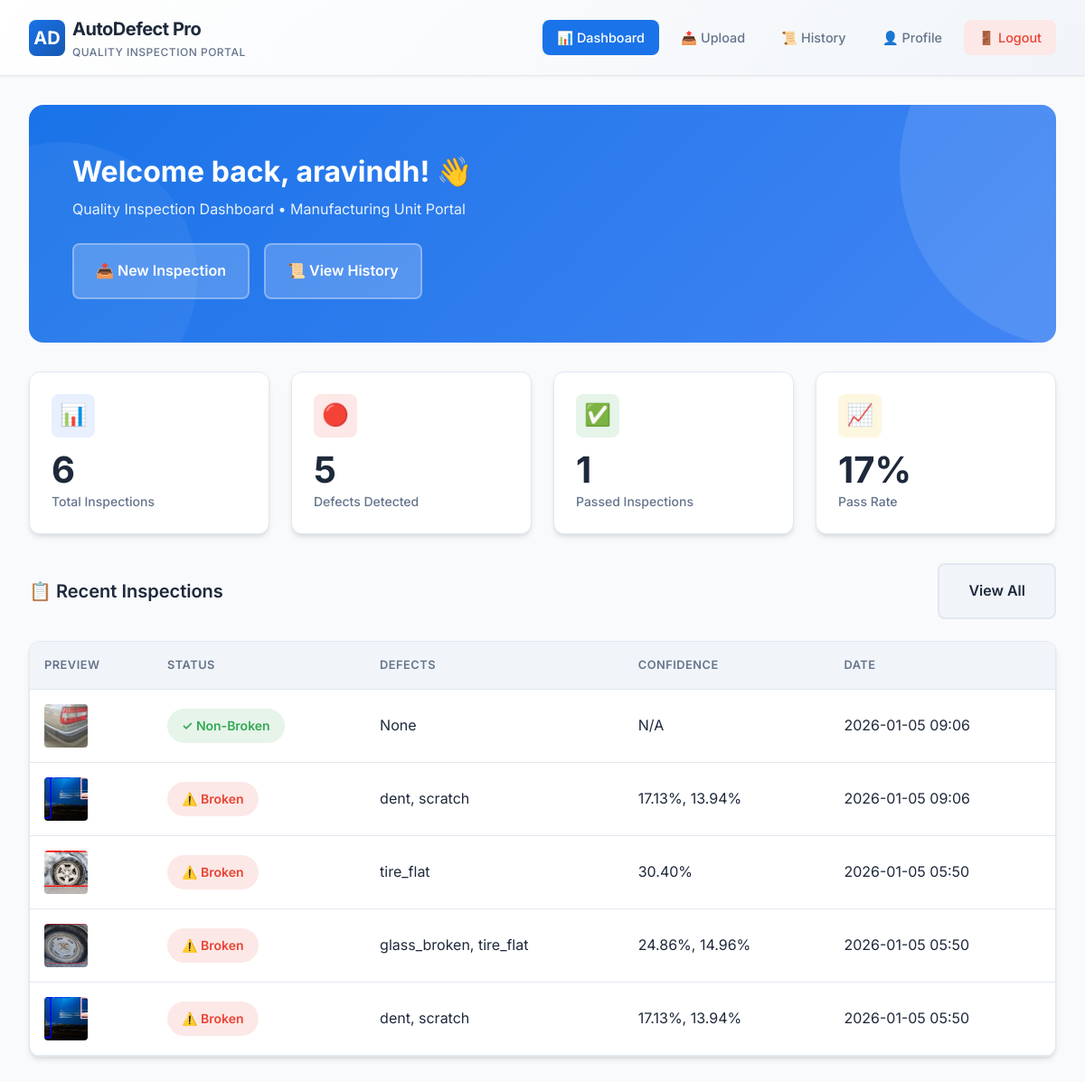
The app's page /dashboard (signed in) with its own data.
### tables this page shows
CREATE TABLE detection_history (
            id INTEGER PRIMARY KEY AUTOINCREMENT,
            user_id INTEGER NOT NULL,
            original_image TEXT NOT NULL,
            result_image TEXT NOT NULL,
            vehicle_status TEXT NOT NULL,
            defect_classes TEXT,
            confidence_scores TEXT,
            detection_count INTEGER DEFAULT 0,
            timestamp TIMESTAMP DEFAULT CURRENT_TIMESTAMP,
            FOREIGN KEY (user_id) REFERENCES users (id)
        );

### app.py (the view)
@app.route("/dashboard")
def dashboard():
    if "user_id" not in session:
        return redirect(url_for("login"))
    conn = get_db_connection()
    total_inspections = conn.execute(
        "SELECT COUNT(*) as count FROM detection_history WHERE user_id = ?",
        (session["user_id"],)
    ).fetchone()["count"]
    broken_count = conn.execute(
        "SELECT COUNT(*) as count FROM detection_history WHERE user_id = ? AND vehicle_status = 'Broken'",
        (session["user_id"],)
    ).fetchone()["count"]
    non_broken_count = conn.execute(
        "SELECT COUNT(*) as count FROM detection_history WHERE user_id = ? AND vehicle_status = 'Non-Broken'",
        (session["user_id"],)
    ).fetchone()["count"]
    recent_inspections = conn.execute(
        """SELECT * FROM detection_history
           WHERE user_id = ?
           ORDER BY timestamp DESC
           LIMIT 5""",
        (session["user_id"],)
    ).fetchall()
    conn.close()
    return render_template(
        "dashboard.html",
        username=session["username"],
        total_inspections=total_inspections,
        broken_count=broken_count,
        non_broken_count=non_broken_count,
        recent_inspections=recent_inspections
    )

### app.py (called while the page is built)
def get_db_connection():
    conn = sqlite3.connect(DATABASE_PATH)
    conn.row_factory = sqlite3.Row
    return conn

### templates/dashboard.html (shortened to what this page needs)
{% extends "base.html" %}
{% block content %}
<div class="main-container">
    <div class="welcome-banner animate-fade-in">
        <div class="welcome-content">
            <h1 class="welcome-title">Welcome back, {{ username }}! 👋</h1>
            <p class="welcome-subtitle">
                Quality Inspection Dashboard • Manufacturing Unit Portal
            </p>
            <div class="welcome-actions">
                <a href="{{ url_for('upload') }}" class="welcome-btn">📤 New Inspection</a>
                <a href="{{ url_for('history') }}" class="welcome-btn">📜 View History</a>
            </div>
        </div>
    </div>
    <div class="stats-grid">
        <div class="stat-card animate-slide-up">
            <div class="stat-card-icon primary">📊</div>
            <div class="stat-card-value">{{ total_inspections }}</div>
            <div class="stat-card-label">Total Inspections</div>
        </div>
        <div class="stat-card animate-slide-up">
            <div class="stat-card-icon danger">🔴</div>
            <div class="stat-card-value">{{ broken_count }}</div>
            <div class="stat-card-label">Defects Detected</div>
        </div>
        <div class="stat-card animate-slide-up">
            <div class="stat-card-icon success">✅</div>
            <div class="stat-card-value">{{ non_broken_count }}</div>
            <div class="stat-card-label">Passed Inspections</div>
        </div>
        <div class="stat-card animate-slide-up">
            <div class="stat-card-icon warning">📈</div>
            <div class="stat-card-value">
                {% if total_inspections > 0 %}
                {{ ((non_broken_count / total_inspections) * 100)|round|int }}%
                {% else %}
                0%
                {% endif %}
            </div>
            <div class="stat-card-label">Pass Rate</div>
        </div>
    </div>
    <div class="section-header">
        <h2 class="section-title">📋 Recent Inspections</h2>
        <a href="{{ url_for('history') }}" class="btn btn-secondary">View All</a>
    </div>
    <div class="card">
        {% if recent_inspections %}
        <table class="activity-table">
            <thead>
                <tr>
                    <th>Preview</th>
                    <th>Status</th>
                    <th>Defects</th>
                    <th>Confidence</th>
                    <th>Date</th>
                </tr>
            </thead>
            <tbody>
                {% for record in recent_inspections %}
                <tr>
                    <td>
                        <img src="{{ url_for('static', filename='results/' + record['result_image']) }}"
                            class="activity-thumbnail" alt="Inspection">
                    </td>
                    <td>
                        <span
                            class="status-badge {% if record['vehicle_status'] == 'Broken' %}broken{% else %}non-broken{% endif %}">
                            {% if record['vehicle_status'] == 'Broken' %}⚠️{% else %}✓{% endif %}
                            {{ record['vehicle_status'] }}
                        </span>
                    </td>
                    <td>{{ record['defect_classes'] or 'None' }}</td>
                    <td>{{ record['confidence_scores'] or 'N/A' }}</td>
                    <td class="text-muted">{{ record['timestamp'][:16] }}</td>
                </tr>
                {% endfor %}
            </tbody>
        </table>
        {% endif %}
    </div>
</div>
{% endblock %}

### records on screen
detection_history: result_image (picture), vehicle_status "Non-Broken", defect_classes "None", confidence_scores "N/A", timestamp "2026-01-05 09:06"
detection_history: result_image (picture), vehicle_status "Broken", defect_classes "dent, scratch", confidence_scores "17.13%, 13.94%", timestamp "2026-01-05 09:06"
detection_history: result_image (picture), vehicle_status "Broken", defect_classes "tire_flat", confidence_scores "30.40%", timestamp "2026-01-05 05:50"
detection_history: result_image (picture), vehicle_status "Broken", defect_classes "glass_broken, tire_flat", confidence_scores "24.86%, 14.96%", timestamp "2026-01-05 05:50"
detection_history: result_image (picture), vehicle_status "Broken", defect_classes "dent, scratch", confidence_scores "17.13%, 13.94%", timestamp "2026-01-05 05:50"

### other values on screen
{{ username }} "aravindh"
{{ total_inspections }} "6"
{{ broken_count }} "5"
{{ non_broken_count }} "1"
{{ ((non_broken_count / total_inspections) * 100)|round|int }} "17"
